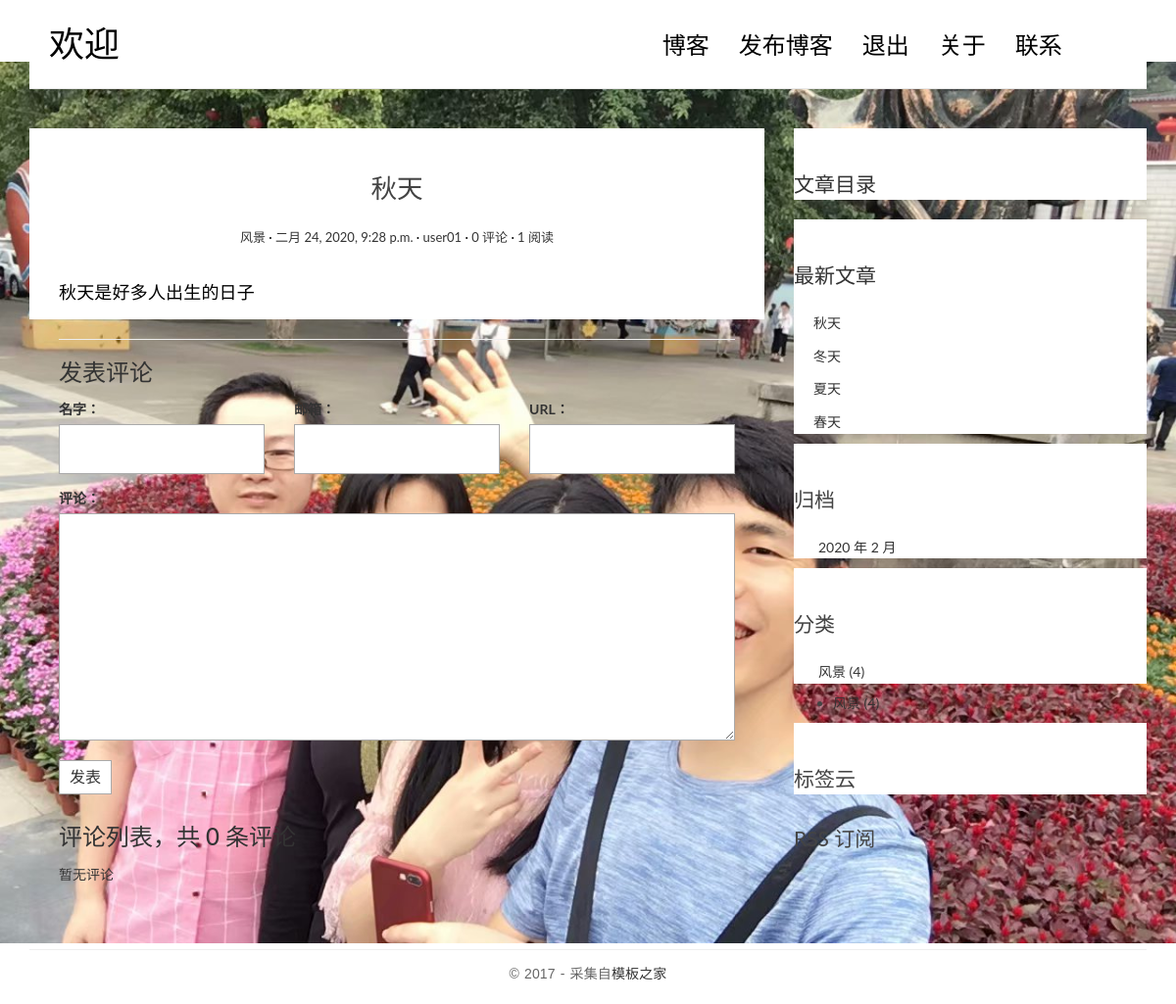
The page /blog/publish/4/ on the database its author committed.
### blog/models.py (models this page shows, shortened)
class Post(models.Model):
    """
     文章（Post）
    """
    class Meta:
        ordering = ['-created_time']
    title = models.CharField(max_length=70)
    body = models.TextField() #大段文本
    created_time = models.DateTimeField()
    modified_time = models.DateTimeField()
    excerpt = models.CharField(max_length=200, blank=True)   #调用save方法会增加该字段内容
    category = models.ForeignKey(Category,on_delete=models.CASCADE)
    tags = models.ManyToManyField(Tag, blank=True)
    author = models.ForeignKey(Userprofile,on_delete=models.CASCADE)
    views = models.PositiveIntegerField(default=0)
    def get_absolute_url(self):  #模板标签里通过{{ post.get_absolute_url }}，访问该函数
        return reverse('blog:detail', kwargs={'pk': self.pk})
    def increase_views(self):
        self.views += 1
        self.save(update_fields=['views'])
    def save(self, *args, **kwargs):
        if not self.excerpt:
            md = markdown.Markdown(extensions=[
                'markdown.extensions.extra',
                'markdown.extensions.codehilite',
            ])
            self.excerpt = strip_tags(md.convert(self.body))[:54]
        super(Post, self).save(*args, **kwargs)

class Category(models.Model):
    name = models.CharField(max_length=100)

### login/models.py (models this page shows)
class Userprofile(AbstractUser):	#AbstractUser自带username、password、email、first_name、last_name
    gender = (
        ('male', '男'),
        ('female', '女')
    )
    sex = models.CharField(max_length=32, choices=gender, default='男')
    c_time = models.DateField(auto_now_add=True)
    has_confirmed = models.BooleanField(default=False)
    birthday = models.DateField("出生年月",null=True, blank=True)
    mobile = models.CharField("电话", max_length=11,default=12356)
    def __str__(self):
        return self.username
    class Meta:
        ordering = ['-c_time']
        verbose_name = '用户'
        verbose_name_plural = '用户'

### blog/views.py (the view)
# urls.py: url(r'^post/(?P<pk>[0-9]+)/$', views.PostDetailView.as_view(), name='detail'),
class PostDetailView(DetailView):
    model = Post
    template_name = 'blog/detail.html'
    context_object_name = 'post'
    def get(self, request, *args, **kwargs):
        response = super(PostDetailView, self).get(request, *args, **kwargs)
        self.object.increase_views()
        return response
    def get_object(self, queryset=None):
        post = super(PostDetailView, self).get_object(queryset=None)
        md = markdown.Markdown(extensions=[
            'markdown.extensions.extra',
            'markdown.extensions.codehilite',
            TocExtension(slugify=slugify),
        ])
        post.body = md.convert(post.body)
        post.toc = md.toc  #post动态添加toc字段
        return post
    def get_context_data(self, **kwargs):
        context = super(PostDetailView, self).get_context_data(**kwargs)
        form = CommentForm()
        comment_list = self.object.comment_set.all()
        conment_count = len(comment_list)
        context.update({
            'form': form,
            'comment_list': comment_list,
            'conment_count':conment_count
        })
        return context

### comments/forms.py
class CommentForm(forms.ModelForm): #通过调用这个类forms.ModelForm的一些方法和属性，Django 将自动为我们创建常规的表单代码
    class Meta: #内部类 Meta
        model = Comment #规则：model = Comment 表明这个表单对应的数据库模型是 Comment 类
        fields = ['name', 'email', 'url', 'text'] #规则：指定了表单需要显示的字段

### blog/templatetags/blog_tags.py (called while the page is built)
@register.simple_tag
def get_recent_posts(num=5):
    return Post.objects.all().order_by('-created_time')[:num]

@register.simple_tag
def archives():
    return Post.objects.dates('created_time', 'month', order='DESC')

@register.simple_tag
def get_categories():
    return Category.objects.annotate(num_posts=Count('post')).filter(num_posts__gt=0)

### templates/blog/detail.html (shortened to what this page needs)
{% extends 'base.html' %}
{% block main %}
    <article class="post post-{{ post.pk }}">
        <header class="entry-header">
            <h1 class="entry-title">{{ post.title }}</h1>
            <div class="entry-meta">
                <span class="post-category"><a href="#">{{ post.category.name }}</a></span>
                <span class="post-date"><a href="#"><time class="entry-date"
                                                          datetime="{{ post.created_time }}">{{ post.created_time }}</time></a></span>
                <span class="post-author"><a href="#">{{ post.author }}</a></span>
                <span class="comments-link"><a href="#">{{ conment_count }} 评论</a></span>
                <span class="views-count"><a href="#">{{ post.views }} 阅读</span>
            </div>
        </header>
        <div class="entry-content clearfix">
            {{ post.body|safe }}
        </div>
    </article>
    <section class="comment-area" id="comment-area">
        <hr>
        <h3>发表评论</h3>
        <form action="{% url 'comments:post_comment' post.pk %}" method="post" class="comment-form">
          <div class="row">
            <div class="col-md-4">
              <label for="{{ form.name.id_for_label }}">名字：</label>
              {{ form.name }}
            </div>
            <div class="col-md-4">
              <label for="{{ form.email.id_for_label }}">邮箱：</label>
              {{ form.email }}
            </div>
            <div class="col-md-4">
              <label for="{{ form.url.id_for_label }}">URL：</label>
              {{ form.url }}
            </div>
            <div class="col-md-12">
              <label for="{{ form.text.id_for_label }}">评论：</label>
              {{ form.text }}
              <button type="submit" class="comment-btn">发表</button>
            </div>
          </div>
        </form>
        <div class="comment-list-panel">
            <h3>评论列表，共 <span>{{ conment_count }}</span> 条评论</h3>
            <ul class="comment-list list-unstyled">
              {% for comment in comment_list %}
              <li class="comment-item">
                <span class="nickname">{{ comment.name }}</span>
                <time class="submit-date">{{ comment.created_time }}</time>
                <div class="text">
                  {{ comment.text }}
                </div>
              </li>
              {% empty %}
              暂无评论
              {% endfor %}
            </ul>
        </div>
    </section>
{% endblock main %}
{% block toc %}
    <div class="widget widget-content">
        <h3 class="widget-title">文章目录</h3>
    </div>
{% endblock toc %}

### templates/base.html (shortened to what this page needs)
{% load staticfiles %}
{% load blog_tags %}
<!DOCTYPE html>
<html>
<head>
    <link rel="stylesheet" href="http://code.ionicframework.com/ionicons/2.0.1/css/ionicons.min.css">
    <link rel="stylesheet" href="{% static 'blog/css/bootstrap.min.css' %}">
    <link rel="stylesheet" href="{% static 'blog/css/pace.css' %}">
    <link rel="stylesheet" href="{% static 'blog/css/custom.css' %}">
    <link rel="stylesheet" href="{% static 'blog/css/highlights/github.css' %}">
</head>
<body style=" background: url('{% static "login/image/bg_index.jpg" %}') no-repeat center center fixed; background-size: 100%;">
<div class="container">
    <header id="site-header">
        <div class="row">
            <div class="col-md-4 col-sm-5 col-xs-8">
                <div class="logo">
                    <h1><a href="{% url 'blog:index' %}"><b></b>欢迎 {{ request.user.username }}</a></h1>
                </div>
            </div>
            <div class="col-md-8 col-sm-7 col-xs-4">
                <nav class="main-nav" role="navigation">
                    <div class="collapse navbar-collapse" id="bs-example-navbar-collapse-1">
                        <ul class="nav navbar-nav navbar-right">
                            <li class="cl-effect-11"><a href="{% url 'blog:index' %}" data-hover="博客">博客</a></li>
                            <li class="cl-effect-11"><a href="{% url 'blog:index' %}" data-hover="发布博客">发布博客</a></li>
                            <li class="cl-effect-11"><a href="{% url 'login:logout' %}" data-hover="退出">退出</a></li>
                            <li class="cl-effect-11"><a href="{% url 'about' %}" data-hover="关于">关于</a></li>
                            <li class="cl-effect-11"><a href="{% url 'contact' %}" data-hover="联系">联系</a></li>
                        </ul>
                    </div>
                </nav>
            </div>
        </div>
    </header>
</div>
<div class="content-body">
    <div class="container">
        <div class="row">
        <main class="col-md-8">
            {% block main %}
            {% endblock main %}
        </main>
        <aside class="col-md-4">
          {% block toc %}
          {% endblock toc %}
                <div class="widget widget-recent-posts">
                            <h3 class="widget-title">最新文章</h3>
                            {% get_recent_posts as recent_post_list %}
                                  <ul>
                                    {% for post in recent_post_list %}
                                    <li>
                                      <a href="{{ post.get_absolute_url }}">{{ post.title }}</a>
                                    </li>
                                    {% empty %}
                                    暂无文章！
                                    {% endfor %}
                                  </ul>
                        </div>
                        <div class="widget widget-archives">
                            <h3 class="widget-title">归档</h3>
                            {% archives as date_list %}
                              <ul>
                                {% for date in date_list %}
                                <li>
                                  <a href="{% url 'blog:archives' date.year date.month %}">
                                    {{ date.year }} 年 {{ date.month }} 月
                                  </a>
                                </li>
                                {% endfor %}
                              </ul>
                        </div>
                        <div class="widget widget-category">
                            <h3 class="widget-title">分类</h3>
                            {% get_categories as category_list %}
                                <ul>
                                  {% for category in category_list %}
                                  <li>
                                    <a href="{% url 'blog:category' category.pk %}">{{ category.name }}
                                      <span class="post-count">({{ category.num_posts }})</span>
                                    </a>
                                  </li>
                                  {% empty %}
                                  暂无分类！
                                  {% endfor %}
                                </ul>
                        </div>
                        <ul>
                      {% for category in category_list %}
                      <li>
                        <a href="{% url 'blog:category' category.pk %}">{{ category.name }}
                          <span class="post-count">({{ category.num_posts }})</span>
                        </a>
                      </li>
                      {% empty %}
                      暂无分类！
                      {% endfor %}
                    </ul>
                        <div class="widget widget-tag-cloud">
                            <h3 class="widget-title">标签云</h3>
                        </div>
                        <div class="rss">
                            <a href="{% url 'rss' %}"> RSS 订阅</a>
                        </div>
            </aside>
        </div>
    </div>
</div>
<footer id="site-footer">
    <div class="container">
        <div class="row">
            <div class="col-md-12">
                <p class="copyright">&copy 2017 - 采集自<a href="http://www.cssmoban.com/"
                                                        target="_blank" title="模板之家">模板之家</a>
                </p>
            </div>
        </div>
    </div>
</footer>
</body>
</html>

### blog/static/blog/css/custom.css (style rules this page uses)
* { outline: none; }
h1, h2, h3, h4, h5, h6 { margin-top: 0; }
a { color: #333; }
body { color: #444; font-family: 'Lato', sans-serif; }
p { font-family: 'Ubuntu', sans-serif; font-weight: 400; word-spacing: 1px; letter-spacing: 0.01em; }
#site-header { background-color: #FFF; padding: 25px 20px; margin-bottom: 40px; border-bottom: 1px solid #e7e7e7; }
.logo h1 a { color: #000; }
.logo h1 { margin: 0; font-family: 'Lato', sans-serif; font-weight: 300; }
.main-nav { margin-top: 11px; max-width: 95%; }
.main-nav a { color: #000000 !important; padding: 0 0 5px 0 !important; margin-right: 30px; font-family: 'Lato', sans-serif; font-weight: 300; font-size: 24px; }
.cl-effect-11 a { padding: 10px 0; color: #0972b4; text-shadow: none; }
.cl-effect-11 a::before { position: absolute; top: 0; left: 0; overflow: hidden; padding: 0 0 5px 0 !important; max-width: 0; border-bottom: 1px solid #000; color: #000; content: attr(data-hover); white-space: nowrap; -webkit-transition: max-width 0.5s; -moz-transition: max-width 0.5s; transition: max-width 0.5s; }
.content-body { padding-bottom: 4em; }
.post { background: #fff; padding: 30px 30px 0; }
.entry-title { text-align: center; font-size: 1.9em; margin-bottom: 20px; line-height: 1.6; padding: 10px 20px 0; }
.entry-meta { text-align: center; color: #DDDDDD; font-size: 13px; margin-bottom: 30px; }
.entry-content { font-size: 18px; line-height: 1.9; font-weight: 300; color: #000; }
.post-category::after, .post-date::after, .post-author::after, .comments-link::after { content: ' ·'; color: #000; }
.widget { background: #fff; padding: 30px 0 0; }
.widget-title { font-size: 1.5em; margin-bottom: 20px; line-height: 1.6; padding: 10px 0 0; font-weight: 400; }
.widget-recent-posts ul { padding: 0; margin: 0; padding-left: 20px; }
.widget-recent-posts ul li { list-style-type: none; position: relative; line-height: 170%; margin-bottom: 10px; }
.widget-recent-posts ul li::before { content: '\f3d3'; font-family: "Ionicons"; position: absolute; left: -17px; top: 3px; font-size: 16px; color: #000; }
.widget-archives ul { padding: 0; margin: 0; padding-left: 25px; }
.widget-archives ul li { list-style-type: none; position: relative; line-height: 170%; margin-bottom: 10px; }
.widget-archives ul li::before { content: '\f3f3'; font-family: "Ionicons"; position: absolute; left: -25px; top: 1px; font-size: 16px; color: #000; }
.widget-category ul { padding: 0; margin: 0; padding-left: 25px; }
.widget-category ul li { list-style-type: none; position: relative; line-height: 170%; margin-bottom: 10px; }
.widget-category ul li::before { content: '\f3fe'; font-family: "Ionicons"; position: absolute; left: -25px; top: 1px; font-size: 18px; color: #000; }
.rss { font-size: 21px; margin-top: 30px; }
.rss a { color: #444; }
#site-footer { padding-top: 10px; padding: 0 0 1.5em 0; }
.copyright { text-align: center; padding-top: 1em; margin: 0; border-top: 1px solid #eee; color: #666; }
.contact-form input, .comment-form input { border: 1px solid #aaa; margin-bottom: 15px; width: 100%; padding: 15px 15px; font-size: 16px; line-height: 100%; transition: 0.4s border-color linear; }
.contact-form textarea, .comment-form textarea { border: 1px solid #aaa; margin-bottom: 15px; width: 100%; padding: 15px 15px; font-size: 16px; line-height: 20px !important; min-height: 183px; transition: 0.4s border-color linear; }
.comment-area { padding: 0 30px 0; }
.comment-form { margin-top: 15px; }
.comment-form .comment-btn { background-color: #fff; border: 1px solid #aaa; font-size: 16px; padding: 5px 10px; }
.comment-list-panel { margin-top: 30px; }
.comment-list { margin-top: 15px; }

### rows shown on the page
Post: title "秋天", category.name "风景", created_time "二月 24, 2020, 9:28 p.m.", author "user01", views "1", body "秋天是好多人出生的日子"
Post: title "冬天"
Post: title "夏天"
Post: title "春天"
Category: name "风景", num_posts "4"

### other values the page prints
{{ conment_count }} "0"
{{ date.year }} "2020"
{{ date.month }} "2"
